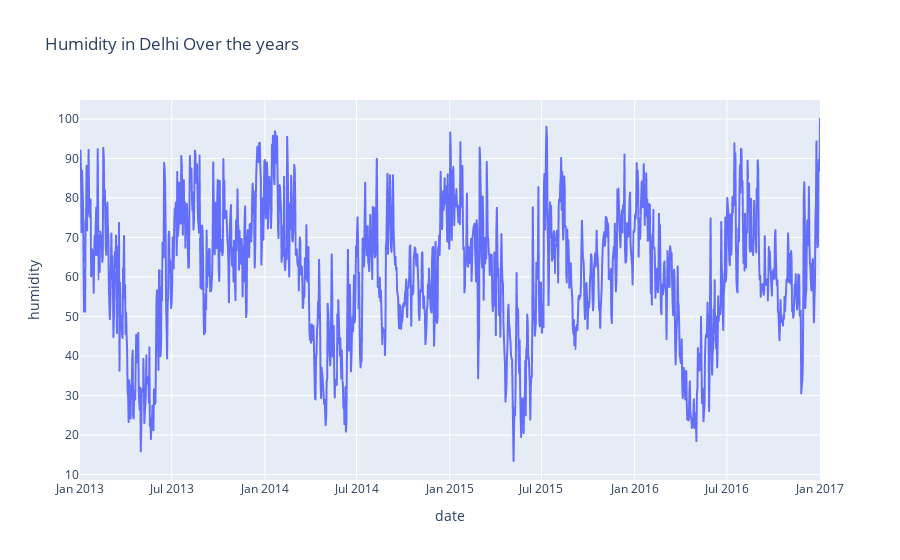

This figure's notebook cell:
### Markdown cell above
Now we will look at the humidity in Delhi over the years:

### Code cell
figure= px.line(data, x='date',y='humidity',title='Humidity in Delhi Over the years')
figure.show()

### Figure 1 — Plotly figure (JSON) as saved in the notebook; plotly's stock layout.template omitted (floating-point values rounded to 4 significant figures; data arrays with more than 128 entries replaced by an {"elided": "..."} marker saying what was removed)
{"data": [{"hovertemplate": "date=%{x}<br>humidity=%{y}<extra></extra>", "legendgroup": "", "line": {"color": "#636efa", "dash": "solid"}, "marker": {"symbol": "circle"}, "mode": "lines", "name": "", "showlegend": false, "type": "scattergl", "x": {"elided": "1462 str values"}, "xaxis": "x", "y": {"elided": "1462 float values"}, "yaxis": "y"}], "layout": {"legend": {"tracegroupgap": 0}, "title": {"text": "Humidity in Delhi Over the years"}, "xaxis": {"anchor": "y", "domain": [0, 1], "title": {"text": "date"}}, "yaxis": {"anchor": "x", "domain": [0, 1], "title": {"text": "humidity"}}}}
